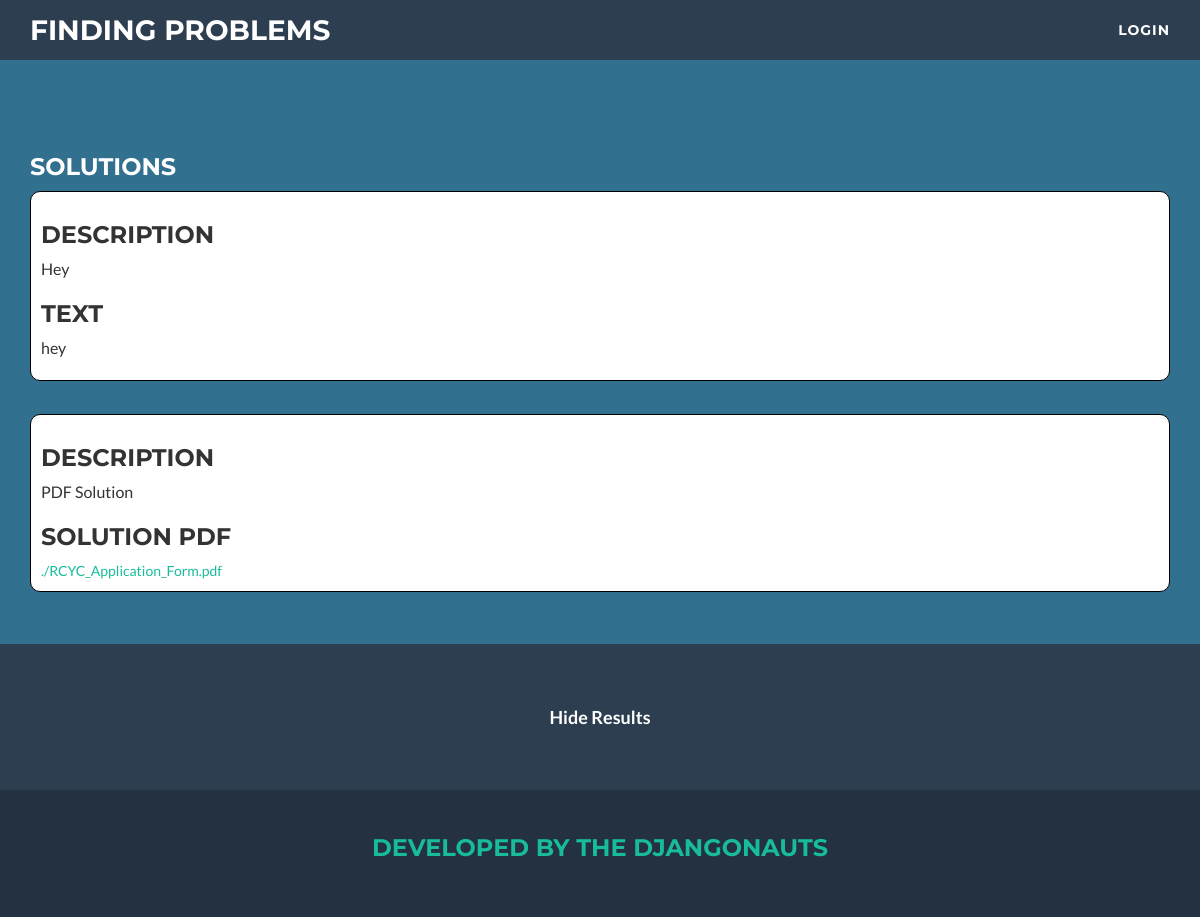
Page /search/6/ on the committed database.
### ProblemFinder/models.py (models this page shows, shortened)
class Solution(models.Model):
    LANGUAGE_CHOICES = (
        ('1', '----'),
        ('2', 'Java'),
        ('3', 'Python'),
        ('4', 'C++')
    )
    LANGUAGE = ("----", "Java", "Python", "C++")
    description = models.TextField()
    solution_text = models.TextField(blank=True)
    solution_URL = models.URLField(blank=True)
    solution_PDF = models.FileField(blank=True  )
    language = models.CharField(max_length=20, choices=LANGUAGE_CHOICES)
    tags = models.ManyToManyField(Tag)

class Question(models.Model):
    DIFFICULTY_CHOICES = (
        ('1', '----'),
        ('2', 'Easy'),
        ('3', 'Moderate'),
        ('4', 'Hard')
    )
    DIFFICULTY = ("----", "Easy", "Moderate", "Hard")
    title = models.CharField(max_length=250)
    question_text = models.TextField(blank=True)
    question_URL = models.URLField(blank=True)
    question_PDF = models.FileField(blank=True)
    created_date = models.DateTimeField(default=timezone.now)
    difficulty = models.CharField(max_length=1, choices=DIFFICULTY_CHOICES)
    tags = models.ManyToManyField(Tag)
    solutions = models.ManyToManyField(Solution)
    visible = models.BooleanField(default=True)

### ProblemFinder/views.py (the view)
# urls.py: url(r'^search/(?P<question_id>[0-9]+)/$', views.detail, name='details'),
def detail(request, question_id):
    question = get_object_or_404(Question, pk=question_id)
    return render(request, 'problemfinder/details.html', {'question': question})

### ProblemFinder/templates/problemfinder/details.html (shortened to what this page needs)
{% load static %}
<!DOCTYPE html>
<html lang="en">
<head>
    <link rel="stylesheet" type="text/css" href="{% static 'problemfinder/css/custom.css' %}"/>
    <link rel="stylesheet" type="text/css" href="{% static 'problemfinder/css/bootstrap.min.css' %}"/>
    <link rel="stylesheet" type="text/css" href="{% static 'problemfinder/css/freelancer.min.css' %}"/>
    <link rel="stylesheet" type="text/css" href="{% static 'problemfinder/font-awesome/font-awesome.min.css' %}"/>
</head>
<body id="page-top" class="index" onLoad="moveWin();">
<nav id="mainNav" class="navbar navbar-default navbar-fixed-top navbar-custom">
    <div class="container">
        <div class="navbar-header page-scroll">
            <a class="navbar-brand" href="/">Finding Problems</a>
        </div>
        <div class="collapse navbar-collapse" id="bs-example-navbar-collapse-1">
            <ul class="nav navbar-nav navbar-right">
                <li class="page-scroll">
                    <a href="/admin/">Login</a>
                </li>
            </ul>
        </div>
    </div>
</nav>
<section>
    <div class="container">
        <p><br><br><br><br><br></p>
        <h3 class="searchTitle">Solutions</h3>
        {%  block content %}
            {% for solution in question.solutions.all %}
                <div class="answerRow">
                    {% if solution.description %}
                        <h3>Description</h3>
                        <p>{{ solution.description}}</p>
                    {% endif %}
                     {% if solution.solution_text %}
                        <h3>Text</h3>
                        <p>{{ solution.solution_text}}</p>
                    {% endif %}
                    {% if solution.solution_PDF %}
                        <h3>Solution PDF</h3>
                        <a target="_blank" href="{{ question.question_PDF.url }}">{{ question.question_PDF }} </a>
                    {% endif %}
                </div>
                <p><br></p>
            {% endfor %}
        {% endblock %}
    </div>
</section>
<footer class="text-center">
    <div class="footer-above">
        <div class="container">
            <div class="row">
                <div class="footer-col col-md-4">
                </div>
                <div class="footer-col col-md-4">
                    <a href="/" class="btn btn-primary btn-lg " role="button" >Hide Results</a>
                </div>
                <div class="footer-col col-md-4">
                </div>
            </div>
        </div>
    </div>
    <div class="footer-below">
        <div class="container">
            <div class="row">
                <div class="col-lg-12">
                    <h3><span style="color: #18BC9C">Developed by the Djangonauts</span></h3>
                </div>
            </div>
        </div>
    </div>
</body>
</html>

### ProblemFinder/static/problemfinder/css/custom.css (style rules this page uses)
p { font-size: 16px !important; }
.answerRow { padding: 10px; border: 1px solid black; border-radius: 10px; border-spacing: 15px; background-color: white; width: 100%; display: inline-block; }
section { background-color: #31708f; padding: 20px 0 !important; }
.btn-primary { padding-top: 500px; }
.navbar-custom { padding: 5px !important; }
.searchTitle { color: white; }
html { background-color: #31708f; }
.btn { color: #2b542c; }

### rows in the picture
Solution: description "Hey", solution_text "hey"
Solution: description "PDF Solution"
Question: question_PDF "./RCYC_Application_Form.pdf"
